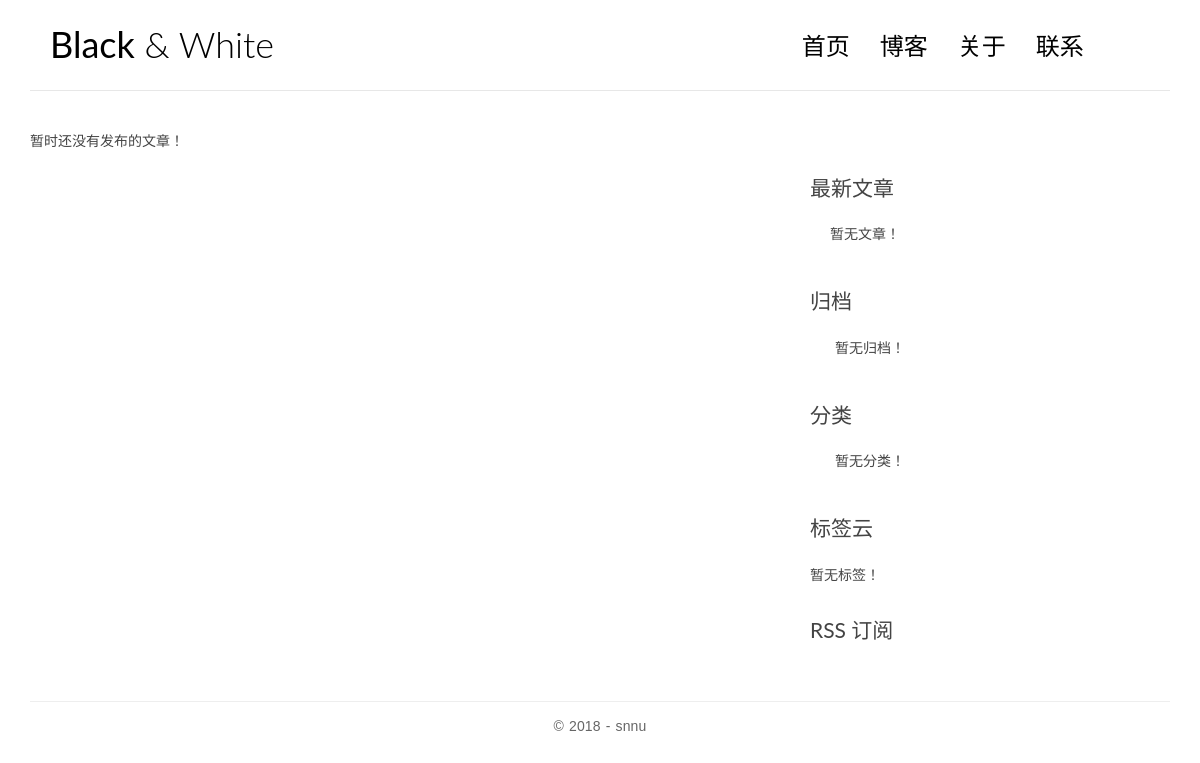
/blog/, run on an earlier commit of the app's database.
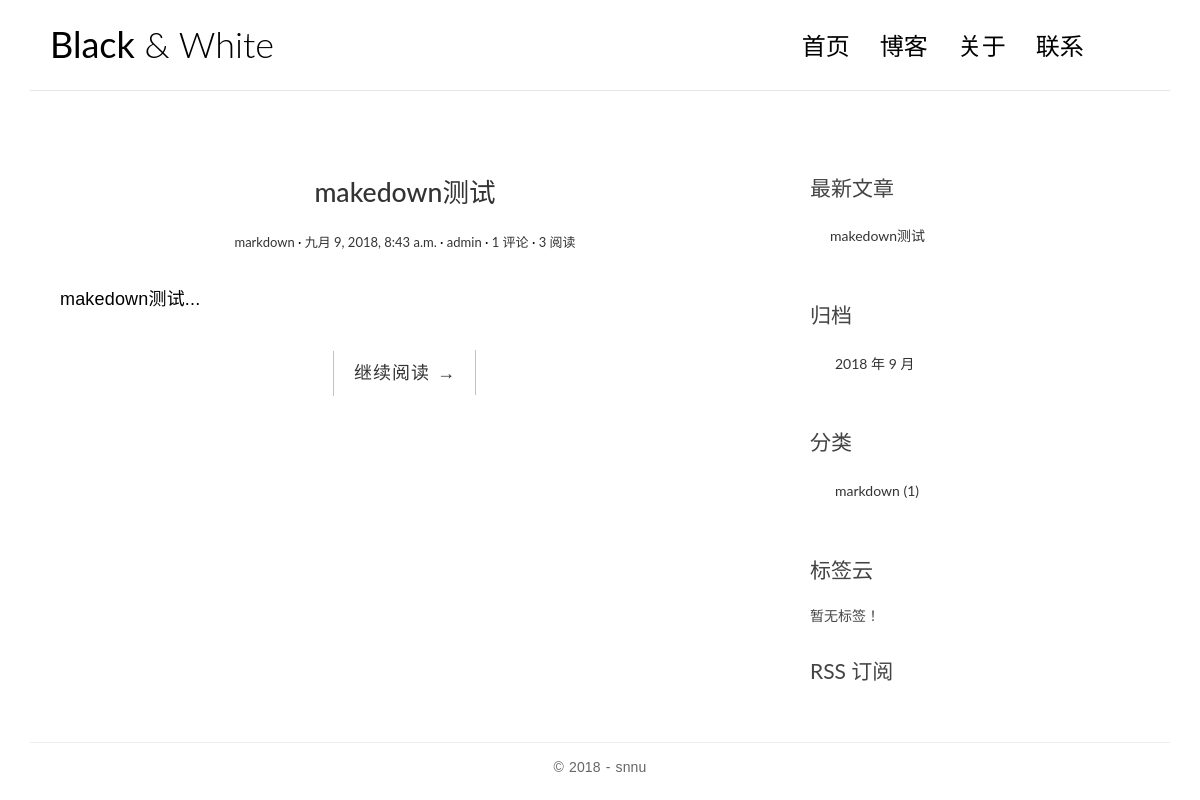
And on a later commit of the database.
### blog/models.py (models this page shows, shortened)
@python_2_unicode_compatible
class Post(models.Model):
    title = models.CharField(max_length=70)
    body = models.TextField()
    created_time = models.DateTimeField()
    modified_time = models.DateTimeField()
    excerpt = models.CharField(max_length=200, blank=True)
    views = models.PositiveIntegerField(default=0)
    category = models.ForeignKey(Category, on_delete=models.CASCADE)
    tags = models.ManyToManyField(Tag, blank=True)
    author = models.ForeignKey(User, on_delete=models.CASCADE)
    def get_absolute_url(self):
        return reverse('blog:detail', kwargs={'pk': self.pk})
    class Meta:
        ordering = ['-created_time']

@python_2_unicode_compatible
class Category(models.Model):
    name = models.CharField(max_length=100)

### blog/views.py (the view, shortened to what this page needs)
class IndexView(ListView):
    model = Post
    template_name = 'blog/index.html'
    context_object_name = 'post_list'
    paginate_by = 10
    def get_context_data(self, **kwargs):
        context = super(IndexView, self).get_context_data(**kwargs)
        paginator = context.get('paginator')
        page = context.get('page_obj')
        is_paginated = context.get('is_paginated')
        pagination_data = self.pagination_data(paginator, page, is_paginated)
        context.update(pagination_data)
        return context
    def pagination_data(self, paginator, page, is_paginated):
        if not is_paginated:
            return {}

### blog/templatetags/blog_tags.py (called while the page is built)
@register.simple_tag
def get_recent_posts(num=5):
    return Post.objects.all()[:num]

@register.simple_tag
def archives():
    return Post.objects.dates('created_time', 'month', order='DESC')

@register.simple_tag
def get_categories():
    return Category.objects.annotate(num_posts=Count('post')).filter(num_posts__gt=0)

@register.simple_tag
def get_tags():
    return Tag.objects.annotate(num_posts=Count('post')).filter(num_posts__gt=0)

### templates/blog/index.html (shortened to what this page needs)
{% extends 'base.html' %}
{% block main %}
    {% for post in post_list %}
        <article class="post post-{{ post.pk }}">
            <header class="entry-header">
                <h1 class="entry-title">
                    <a href="{{ post.get_absolute_url }}">{{ post.title }}</a>
                </h1>
                <div class="entry-meta">
                    <span class="post-category">
                        <a href="{% url 'blog:category' post.category.pk %}">{{ post.category.name }}</a></span>
                    <span class="post-date"><a href="#"><time class="entry-date"
                                                              datetime="{{ post.created_time }}">{{ post.created_time }}</time></a></span>
                    <span class="post-author"><a href="#">{{ post.author }}</a></span>
                    <span class="comments-link">
                        <a href="{{ post.get_absolute_url }}#comment-area">{{ post.comment_set.count }} 评论</a></span>
                    <span class="views-count"><a href="{{ post.get_absolute_url }}">{{ post.views }} 阅读</a></span>
                </div>
            </header>
            <div class="entry-content clearfix">
                <p>{{ post.excerpt }}...</p>
                <div class="read-more cl-effect-14">
                    <a href="{{ post.get_absolute_url }}" class="more-link">继续阅读 <span class="meta-nav">→</span></a>
                </div>
            </div>
        </article>
    {% empty %}
        <div class="no-post">暂时还没有发布的文章！</div>
    {% endfor %}
{% endblock main %}

### templates/base.html (shortened to what the changed rows need)
{% load staticfiles %}
{% load blog_tags %}
<!DOCTYPE html>
<html>
<head>
    <link rel="stylesheet" href="http://code.ionicframework.com/ionicons/2.0.1/css/ionicons.min.css">
    <link rel="stylesheet" href="{% static 'blog/css/bootstrap.min.css' %}">
    <link rel="stylesheet" href="{% static 'blog/css/pace.css' %}">
    <link rel="stylesheet" href="{% static 'blog/css/custom.css' %}">
    <link rel="stylesheet" href="{% static 'blog/css/highlights/github.css' %}">
</head>
<body>
<div class="container">
    <header id="site-header">
        <div class="row">
            <div class="col-md-4 col-sm-5 col-xs-8">
                <div class="logo">
                    <h1><a href="{% url 'blog:index' %}"><b>Black</b> &amp; White</a></h1>
                </div>
            </div>
        </div>
    </header>
</div>
<div class="content-body">
    <div class="container">
        <div class="row">
            <main class="col-md-8">
                {% block main %}
                {% endblock main %}
            </main>
            <aside class="col-md-4">
                <div class="widget widget-recent-posts">
                    <h3 class="widget-title">最新文章</h3>
                    {% get_recent_posts as recent_post_list %}
                    <ul>
                        {% for post in recent_post_list %}
                            <li>
                                <a href="{{ post.get_absolute_url }}">{{ post.title }}</a>
                            </li>
                        {% empty %}
                            暂无文章！
                        {% endfor %}
                    </ul>
                </div>
                <div class="widget widget-archives">
                    <h3 class="widget-title">归档</h3>
                    {% archives as date_list %}
                    <ul>
                        {% for date in date_list %}
                            <li>
                                <a href="{% url 'blog:archives' date.year date.month %}">{{ date.year }}
                                    年 {{ date.month }} 月</a>
                            </li>
                        {% empty %}
                            暂无归档！
                        {% endfor %}
                    </ul>
                </div>
                <div class="widget widget-category">
                    <h3 class="widget-title">分类</h3>
                    {% get_categories as category_list %}
                    <ul>
                        {% for category in category_list %}
                            <li>
                                <a href="{% url 'blog:category' category.pk %}">{{ category.name }} <span
                                        class="post-count">({{ category.num_posts }})</span></a>
                            </li>
                        {% empty %}
                            暂无分类！
                        {% endfor %}
                    </ul>
                </div>
                    {% get_tags as tag_list %}
            </aside>
        </div>
    </div>
</div>
</body>
</html>

What changed in the data, as far as the page shows it:
added Post: title "makedown测试", category.name "markdown", created_time "九月 9, 2018, 8:43 a.m.", author "admin", comment_set.count "1", views "3", excerpt "makedown测试"
added Category: name "markdown", num_posts "1"
Also different on the page:
new list line: "2018 年 9 月"
text no longer shown: "暂时还没有发布的文章！ 暂无文章！ 暂无归档！ 暂无分类！"
